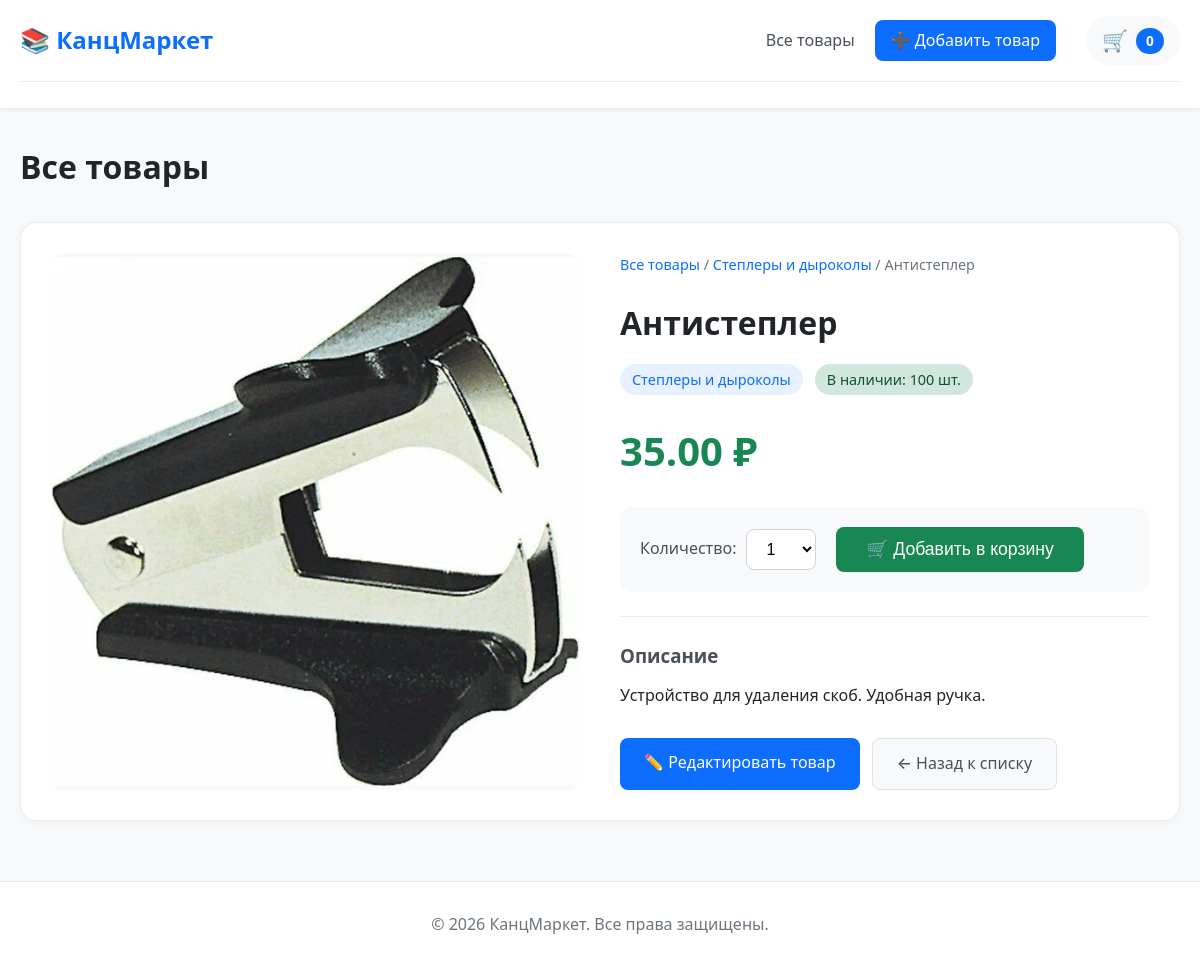
Page /product/staple-remover/ on the committed database.
### store/models.py (models this page shows, shortened)
class Product(models.Model):
    category = models.ForeignKey(Category, on_delete=models.CASCADE, verbose_name="Категория")
    name = models.CharField(max_length=200, verbose_name="Название товара")
    slug = models.SlugField(max_length=200, unique=True, verbose_name="URL")
    description = models.TextField(blank=True, verbose_name="Описание")
    price = models.DecimalField(max_digits=10, decimal_places=2, verbose_name="Цена")
    stock = models.PositiveIntegerField(default=0, verbose_name="Количество на складе")
    image = models.ImageField(upload_to='products/', blank=True, null=True, verbose_name="Изображение")
    available = models.BooleanField(default=True, verbose_name="Доступен")
    created = models.DateTimeField(auto_now_add=True)
    updated = models.DateTimeField(auto_now=True)
    class Meta:
        verbose_name = "Товар"
        verbose_name_plural = "Товары"
        ordering = ['name']

class Category(models.Model):
    name = models.CharField(max_length=100, verbose_name="Название категории")
    slug = models.SlugField(max_length=100, unique=True, verbose_name="URL")
    class Meta:
        verbose_name = "Категория"
        verbose_name_plural = "Категории"

### store/views.py (the view)
# urls.py: path('product/<slug:slug>/', views.ProductDetailView.as_view(), name='product_detail'),
class ProductDetailView(DetailView):
    model = Product
    template_name = 'store/product_detail.html'
    context_object_name = 'product'

### cart/cart.py (called while the page is built)
    def __len__(self):
        return sum(item['quantity'] for item in self.cart.values())

### cart/context_processors.py (called while the page is built)
def cart(request):
    return {'cart': Cart(request)}

### store/templates/store/product_detail.html (shortened to what this page needs)
{% extends 'store/base.html' %}
{% block content %}
<div class="product-detail">
    <div class="product-detail-grid">
        <div class="product-detail-image">
            {% if product.image %}
                <img src="{{ product.image.url }}" alt="{{ product.name }}">
            {% else %}
                <div class="no-image-large">📦 Изображение отсутствует</div>
            {% endif %}
        </div>
        <div class="product-detail-info">
            <div class="breadcrumbs">
                <a href="{% url 'product_list' %}">Все товары</a> /
                <a href="{% url 'product_list_by_category' product.category.slug %}">{{ product.category.name }}</a> /
                <span>{{ product.name }}</span>
            </div>
            <h1>{{ product.name }}</h1>
            <div class="product-meta">
                <span class="category-badge">{{ product.category.name }}</span>
                <span class="stock-badge {% if product.stock == 0 %}out{% endif %}">
                    {% if product.stock > 0 %}
                        В наличии: {{ product.stock }} шт.
                    {% else %}
                        Нет в наличии
                    {% endif %}
                </span>
            </div>
            <div class="price-block">
                <span class="price">{{ product.price }} ₽</span>
            </div>
            <div class="add-to-cart-section">
    <form method="post" action="{% url 'cart:cart_add' product.id %}" class="detail-add-form">
        <div class="quantity-selector">
            <label for="quantity">Количество:</label>
            <select name="quantity" id="quantity">
                {% for i in "12345678910" %}
                <option value="{{ forloop.counter }}">{{ forloop.counter }}</option>
                {% endfor %}
            </select>
        </div>
        <button type="submit" class="btn-add-to-cart-large">🛒 Добавить в корзину</button>
    </form>
</div>
            <div class="description">
                <h3>Описание</h3>
                {{ product.description|linebreaks|default:"Описание пока не добавлено." }}
            </div>
            <div class="detail-actions">
                <a href="{% url 'product_edit' product.slug %}" class="btn-edit">✏️ Редактировать товар</a>
                <a href="{% url 'product_list' %}" class="btn-back">← Назад к списку</a>
            </div>
        </div>
    </div>
</div>
{% endblock %}

### store/static/store/style.css (style rules this page uses)
* { margin: 0; padding: 0; box-sizing: border-box; }
body { font-family: 'Segoe UI', -apple-system, BlinkMacSystemFont, Roboto, Arial, sans-serif; background-color: #f8f9fa; color: #212529; line-height: 1.6; }
.price { font-size: 1.4rem; font-weight: bold; color: #198754; margin: 8px 0; }
.product-detail { background: white; border-radius: 16px; padding: 30px; box-shadow: 0 2px 8px rgba(0,0,0,0.04); border: 1px solid #e9ecef; }
.product-detail-grid { display: grid; grid-template-columns: 1fr 1fr; gap: 40px; }
.product-detail-image { background: #f8f9fa; border-radius: 12px; overflow: hidden; min-height: 400px; display: flex; align-items: center; justify-content: center; }
.product-detail-image img { width: 100%; height: auto; object-fit: contain; }
.breadcrumbs { margin-bottom: 20px; color: #6c757d; font-size: 0.9rem; }
.breadcrumbs a { color: #0d6efd; text-decoration: none; }
.product-detail-info h1 { font-size: 2rem; margin-bottom: 16px; }
.product-meta { display: flex; gap: 12px; margin-bottom: 20px; }
.category-badge { background: #e7f1ff; color: #0d6efd; padding: 4px 12px; border-radius: 20px; font-size: 0.9rem; }
.stock-badge { background: #d1e7dd; color: #0f5132; padding: 4px 12px; border-radius: 20px; font-size: 0.9rem; }
.price-block { margin: 24px 0; }
.price-block .price { font-size: 2.5rem; font-weight: bold; color: #198754; }
.description { margin: 24px 0; padding-top: 24px; border-top: 1px solid #e9ecef; }
.description h3 { margin-bottom: 12px; color: #495057; }
.detail-actions { margin-top: 30px; display: flex; gap: 12px; }
.btn-edit, .btn-back, .btn-submit, .btn-cancel { padding: 12px 24px; border-radius: 8px; text-decoration: none; font-weight: 500; display: inline-block; border: none; cursor: pointer; font-size: 1rem; }
.btn-edit, .btn-submit { background: #0d6efd; color: white; }
.btn-back, .btn-cancel { background: #f8f9fa; color: #495057; border: 1px solid #dee2e6; }
.add-to-cart-section { margin: 24px 0; padding: 20px; background: #f8f9fa; border-radius: 12px; }
.detail-add-form { display: flex; align-items: center; gap: 20px; flex-wrap: wrap; }
.quantity-selector { display: flex; align-items: center; gap: 10px; }
.quantity-selector label { font-weight: 500; color: #495057; }
.quantity-selector select { padding: 10px 15px; border: 1px solid #ced4da; border-radius: 8px; font-size: 1rem; background: white; cursor: pointer; }
.btn-add-to-cart-large { padding: 12px 30px; background: #198754; color: white; border: none; border-radius: 8px; font-size: 1.1rem; font-weight: 500; cursor: pointer; transition: background 0.2s; }

### rows in the picture
Product: image (picture), category.name "Степлеры и дыроколы", name "Антистеплер", stock "100", price "35.00", description "Устройство для удаления скоб. Удобная ручка."

### other values in the picture
{{ cart|length }} "0"
form field quantity "1"
